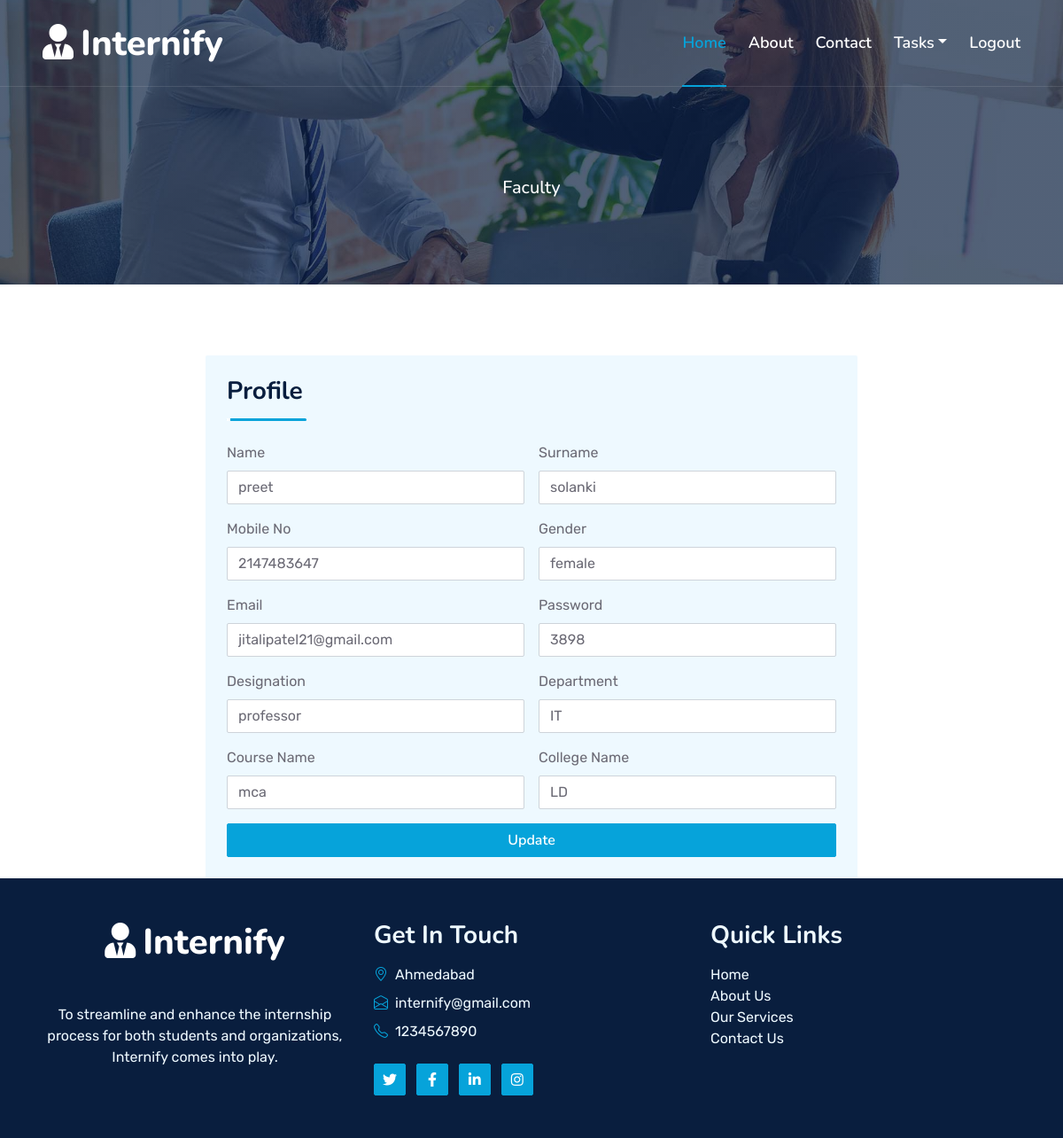
Screenshot of /faculty_profile.php (signed in) with the database file from the repository.
### tables this page shows
CREATE TABLE `faculty_regis` (
  `fid` int(10) NOT NULL,
  `name` varchar(25) NOT NULL,
  `surname` varchar(15) NOT NULL,
  `gender` varchar(10) NOT NULL,
  `mno` int(10) NOT NULL,
  `email` varchar(25) NOT NULL,
  `pwd` varchar(15) NOT NULL,
  `dept` varchar(30) NOT NULL,
  `desig` varchar(30) NOT NULL,
  `coursenm` varchar(25) NOT NULL,
  `clg` varchar(30) NOT NULL
);

### faculty_profile.php (the view, shortened to what this page needs)
<?php
include("conn.php");
include("faculty_header.php");
?>
<?php
$sql="SELECT * FROM faculty_regis WHERE fid='$_SESSION[fid]'";
$result = $conn->query($sql);
while ($row = $result->fetch_assoc()) {
?>
<div class="container">
    <div class="row justify-content-center">
        <div class="col-md-8">
            <div class="bg-light rounded p-4">
            <div class="section-title section-title-sm position-relative pb-3 mb-4">
                    <h3 class="mb-0">Profile</h3>
                </div>
                <form method="post">
                    <div class="row g-3">
                        <div class="col-md-6">
                            <label for="name" class="form-label">Name</label>
                            <input type="text" name="txtname" class="form-control" value="<?php echo $row['name']; ?>">
                        </div>
                        <div class="col-md-6">
                            <label for="surname" class="form-label">Surname</label>
                            <input type="text" name="txtsnm" class="form-control" value="<?php echo $row['surname']; ?>">
                        </div>
                        <div class="col-md-6">
                            <label for="mno" class="form-label">Mobile No</label>
                            <input type="text" name="txtmno" class="form-control" value="<?php echo $row['mno']; ?>">
                        </div>
                        <div class="col-md-6">
                            <label for="gen" class="form-label">Gender</label>
                            <input type="text" name="txtgen" class="form-control" value="<?php echo $row['gender']; ?>">
                        </div>
                        <div class="col-md-6">
                            <label for="email" class="form-label">Email</label>
                            <input type="text" name="txtemail" class="form-control" value="<?php echo $row['email']; ?>">
                        </div>
                        <div class="col-md-6">
                            <label for="pwd" class="form-label">Password</label>
                            <input type="text" name="txtpwd" class="form-control" value="<?php echo $row['pwd']; ?>">
                        </div>
                        <div class="col-md-6">
                            <label for="desig" class="form-label">Designation</label>
                            <input type="text" name="txtdesig" class="form-control" value="<?php echo $row['desig']; ?>">
                        </div>
                        <div class="col-md-6">
                            <label for="dept" class="form-label">Department</label>
                            <input type="text" name="txtdept" class="form-control" value="<?php echo $row['dept']; ?>">
                        </div>
                        <div class="col-md-6">
                            <label for="coursenm" class="form-label">Course Name</label>
                            <input type="text" name="txtcoursenm" class="form-control" value="<?php echo $row['coursenm']; ?>">
                        </div>
                        <div class="col-md-6">
                            <label for="clg" class="form-label">College Name</label>
                            <input type="text" name="txtclg" class="form-control" value="<?php echo $row['clg']; ?>">
                        </div>
                        <div class="col-12 mt-3">
                            <button class="btn btn-primary w-100" name="btnupdate" type="submit">Update</button>
                        </div>
                    </div>
                </form>
            </div>
        </div>
    </div>
</div>
    <?php
}
include("footer.php");
?>

### css/style.css (style rules this page uses)
:root { --primary: #06A3DA; --secondary: #34AD54; --light: #EEF9FF; --dark: #091E3E; }
h3, h4, .fw-semi-bold { font-weight: 700 !important; }
.btn { font-family: 'Nunito', sans-serif; font-weight: 600; transition: .5s; }
.btn-primary, .btn-secondary { color: #FFFFFF; box-shadow: inset 0 0 0 50px transparent; }
.section-title::before { position: absolute; content: ""; width: 150px; height: 5px; left: 0; bottom: 0; background: var(--primary); border-radius: 2px; }
.section-title.section-title-sm::before { width: 90px; height: 3px; }
.section-title::after { position: absolute; content: ""; width: 6px; height: 5px; bottom: 0px; background: #FFFFFF; -webkit-animation: section-title-run 5s infinite linear; animation: section-title-run 5s infinite linear; }
.section-title.section-title-sm::after { width: 4px; height: 3px; }
.section-title.section-title-sm::after { -webkit-animation: section-title-run-sm 5s infinite linear; animation: section-title-run-sm 5s infinite linear; }

### rows the page displays
faculty_regis: txtname "preet", txtsnm "solanki", txtmno "2147483647", txtgen "female", txtemail "jitalipatel21@gmail.com", txtpwd "3898", txtdesig "professor", txtdept "IT", txtcoursenm "mca", txtclg "LD"
